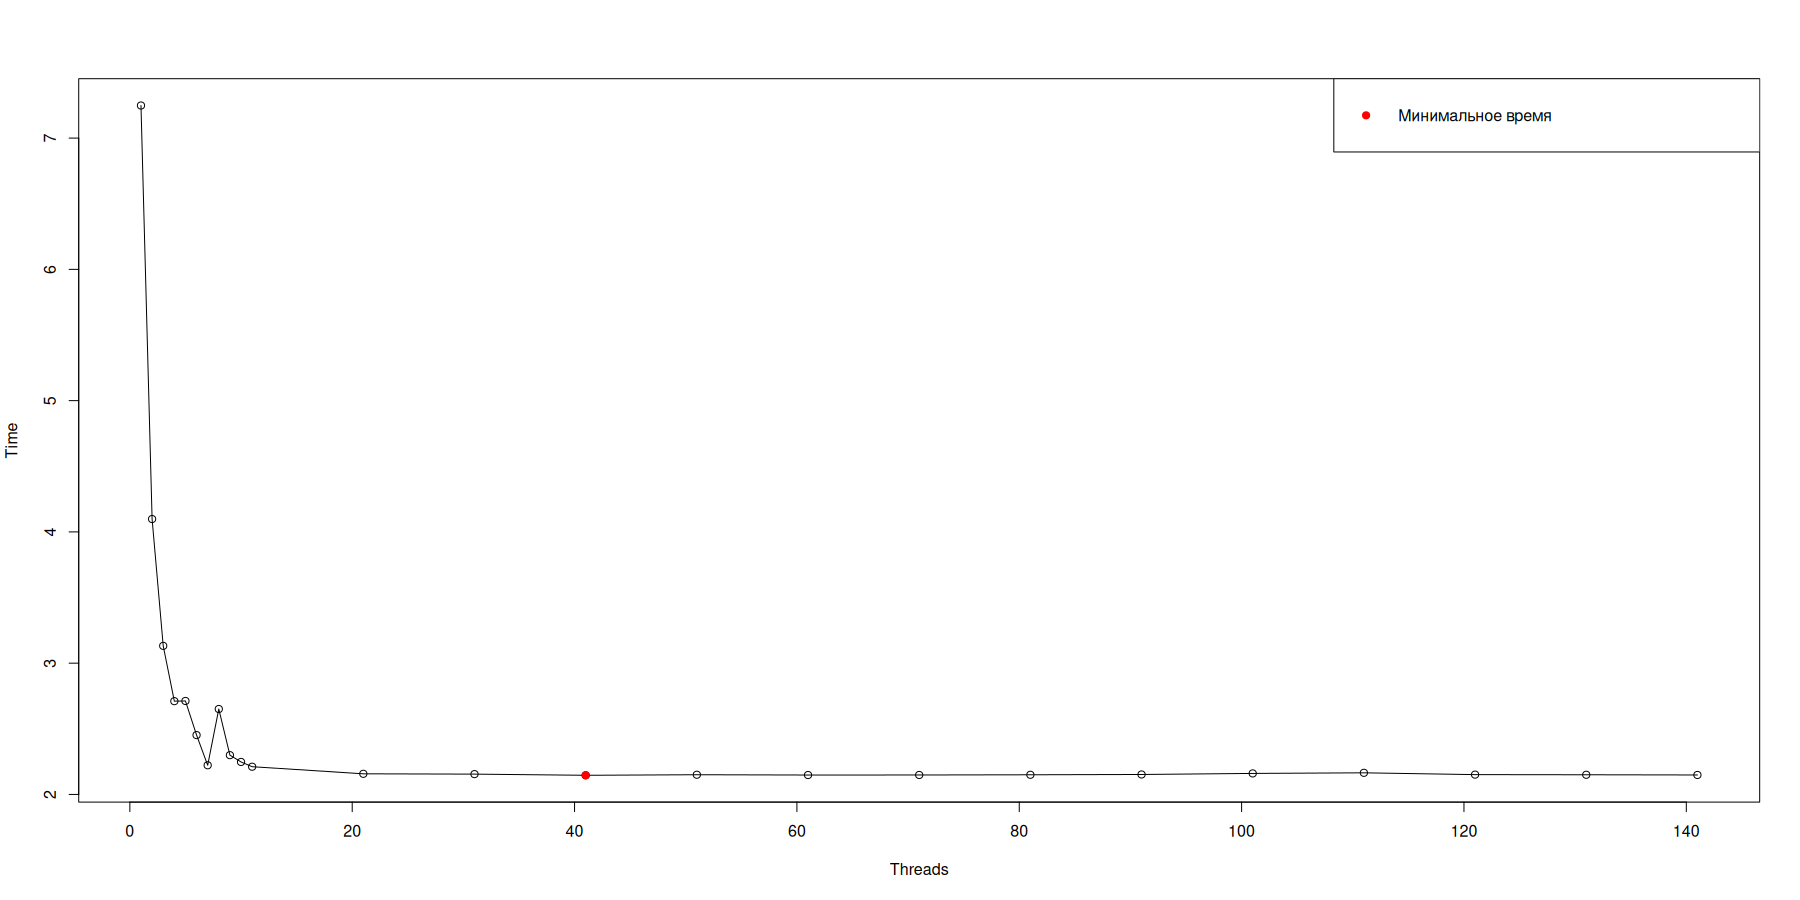

Recreate this plot in R.
library(Matrix)
library(matrixcalc)
library(cPCG)

set.seed(123)

df <- data.frame()
file.remove("threads.txt")
file.remove("time.txt")

mat <- readHB("/home/sarpi/bcsstk13.rsa")

b <- matrix(1:1, ncol = 1, nrow = 2003)

i <- 1

while (i <= 150) {
  start.time <- Sys.time()
  
  x <- cgsolve_sparseOMP(mat, b, tol = 1e-98, maxIter = 3000, nThreads = i)
  
  end.time <- Sys.time()
  
  time.taken <- as.numeric(end.time - start.time)
  
  # создание новой строки
  new_row <- data.frame(threads = i, time = time.taken)
  
  # добавление строки в таблицу
  df <- rbind(df, new_row)
  
  #запись в файлы
  write.table(i, file = "threads.txt", append = TRUE, 
              sep = "\t", dec = ".", row.names = FALSE, col.names = FALSE)
  write.table(time.taken, file = "time.txt", append = TRUE, 
              sep = "\t", dec = ".", row.names = FALSE, col.names = FALSE)
  if (i <= 10) {
    i <- i + 1
  }
  else {
    if (i <= 150) {
      i <- i + 10
    }
  }
  
}

write.csv(df, "my_dataframe.csv", row.names = FALSE)

plot(df$threads, df$time, type = "o", xlab = "Threads", ylab = "Time")
# Найти индекс строки с минимальным временем
min_index <- which.min(df$time)

# Добавить точку на график с помощью функции points
points(df$threads[min_index], df$time[min_index], col = "red", pch = 19)

# Добавить легенду
legend("topright", legend = "Минимальное время", col = "red", pch = 19)
